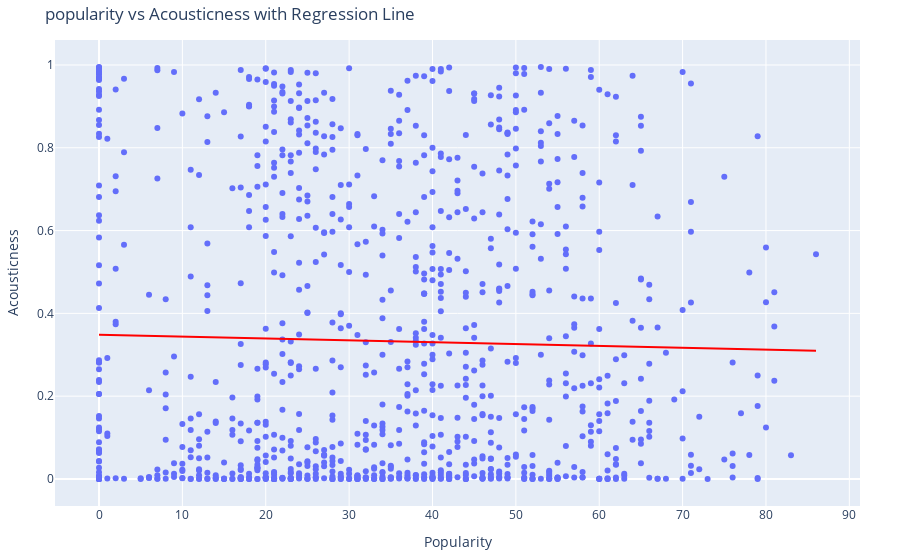

Notebook source saved alongside this figure:
### Code cell
fig = plot_scatter(
    df_sample,
    x_col="popularity",
    y_col="acousticness",
    title="popularity vs Acousticness with Regression Line",
    xlabel="Popularity",
    ylabel="Acousticness",
    trend=True
)
fig.write_image(f"{PROJECT_ROOT}/figures/popularity_vs_acousticness.png")
fig.show()

### Figure 1 — Plotly figure (JSON) as saved in the notebook; plotly's stock layout.template omitted (floating-point values rounded to 4 significant figures; data arrays with more than 128 entries replaced by an {"elided": "..."} marker saying what was removed)
{"data": [{"hovertemplate": "Popularity=%{x}<br>Acousticness=%{y}<extra></extra>", "legendgroup": "", "marker": {"color": "#636efa", "symbol": "circle"}, "mode": "markers", "name": "", "orientation": "v", "showlegend": false, "type": "scatter", "x": {"elided": "1000 int values"}, "xaxis": "x", "y": {"elided": "1000 float values"}, "yaxis": "y"}, {"hovertemplate": "<b>OLS trendline</b><br>acousticness = -0.000447603 * popularity + 0.348246<br>R<sup>2</sup>=0.000648<br><br>Popularity=%{x}<br>Acousticness=%{y} <b>(trend)</b><extra></extra>", "legendgroup": "", "line": {"color": "red"}, "marker": {"color": "#636efa", "symbol": "circle"}, "mode": "lines", "name": "", "showlegend": false, "type": "scatter", "x": {"elided": "1000 int values"}, "xaxis": "x", "y": {"elided": "1000 float values"}, "yaxis": "y"}], "layout": {"legend": {"tracegroupgap": 0}, "margin": {"b": 40, "l": 40, "r": 40, "t": 40}, "title": {"text": "popularity vs Acousticness with Regression Line"}, "xaxis": {"anchor": "y", "domain": [0, 1], "title": {"text": "Popularity"}}, "yaxis": {"anchor": "x", "domain": [0, 1], "title": {"text": "Acousticness"}}}}
